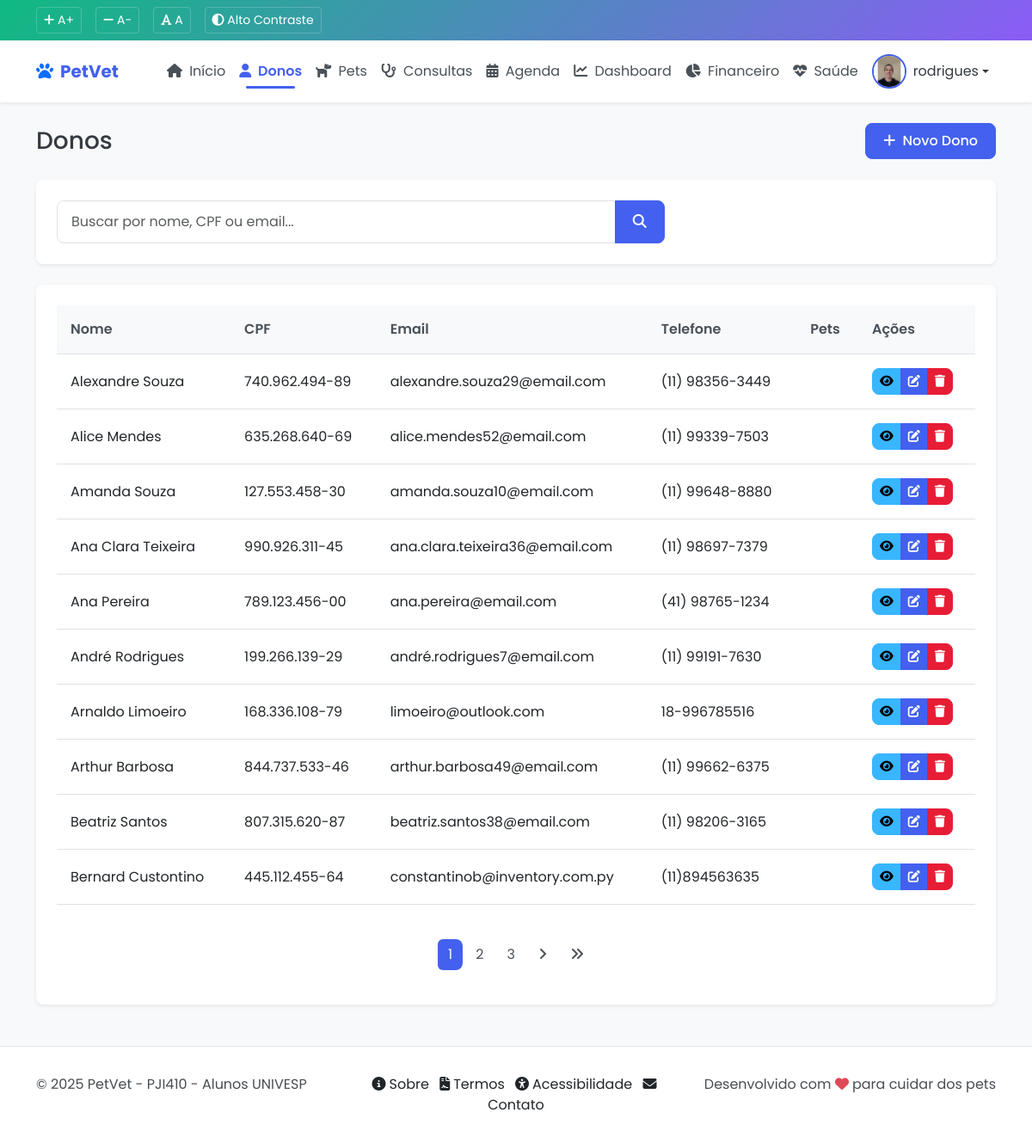
Screenshot of /core/donos/ (signed in) with the database file from the repository.
### core/models.py (models this page shows, shortened)
class Profile(models.Model):
    user = models.OneToOneField(User, on_delete=models.CASCADE, related_name='profile')
    avatar = models.ImageField(upload_to='avatars/', null=True, blank=True)
    bio = models.TextField(max_length=500, blank=True)
    telefone = models.CharField(max_length=15, blank=True)

class Dono(models.Model):
    nome = models.CharField(max_length=100)
    cpf = models.CharField(max_length=14, unique=True)
    telefone = models.CharField(max_length=15)
    email = models.EmailField(unique=True)
    endereco = models.TextField()
    data_cadastro = models.DateTimeField(auto_now_add=True)
    class Meta:
        verbose_name = 'Dono'
        verbose_name_plural = 'Donos'
        ordering = ['nome']

### core/views.py (the view)
# urls.py: path('donos/', views.dono_list, name='dono_list'),
@login_required
def dono_list(request):
    query = request.GET.get('q', '')
    if query:
        donos = Dono.objects.filter(
            Q(nome__icontains=query) |
            Q(cpf__icontains=query) |
            Q(email__icontains=query)
        ).order_by('nome')
    else:
        donos = Dono.objects.all().order_by('nome')
    paginator = Paginator(donos, 10)
    page_number = request.GET.get('page')
    page_obj = paginator.get_page(page_number)
    context = {
        'donos': page_obj,
        'query': query,
    }
    return render(request, 'core/dono/list.html', context)

### templates/core/dono/list.html (shortened to what this page needs)
{% extends 'base.html' %}
{% load static %}
{% block content %}
<div class="container">
    <div class="d-flex justify-content-between align-items-center mb-4">
        <h1 class="h3 mb-0">Donos</h1>
        <a href="{% url 'core:dono_create' %}" class="btn btn-primary">
            <i class="fas fa-plus me-1"></i> Novo Dono
        </a>
    </div>
    <div class="card mb-4">
        <div class="card-body">
            <form method="get" class="row g-3">
                <div class="col-md-8">
                    <div class="input-group">
                        <input type="text" name="q" class="form-control" placeholder="Buscar por nome, CPF ou email..." value="{{ query }}">
                        <button type="submit" class="btn btn-primary">
                            <i class="fas fa-search"></i>
                        </button>
                    </div>
                </div>
            </form>
        </div>
    </div>
    <div class="card">
        <div class="card-body">
            {% if donos %}
            <div class="table-responsive">
                <table class="table table-hover">
                    <thead>
                        <tr>
                            <th>Nome</th>
                            <th>CPF</th>
                            <th>Email</th>
                            <th>Telefone</th>
                            <th>Pets</th>
                            <th>Ações</th>
                        </tr>
                    </thead>
                    <tbody>
                        {% for dono in donos %}
                        <tr>
                            <td>{{ dono.nome }}</td>
                            <td>{{ dono.cpf }}</td>
                            <td>{{ dono.email }}</td>
                            <td>{{ dono.telefone }}</td>
                            <td>{{ dono.pet_set.count }}</td>
                            <td>
                                <div class="btn-group">
                                    <a href="{% url 'core:dono_detail' dono.pk %}" class="btn btn-sm btn-info" title="Detalhes">
                                        <i class="fas fa-eye"></i>
                                    </a>
                                    <a href="{% url 'core:dono_update' dono.pk %}" class="btn btn-sm btn-primary" title="Editar">
                                        <i class="fas fa-edit"></i>
                                    </a>
                                    <a href="{% url 'core:dono_delete' dono.pk %}" class="btn btn-sm btn-danger" title="Excluir">
                                        <i class="fas fa-trash"></i>
                                    </a>
                                </div>
                            </td>
                        </tr>
                        {% endfor %}
                    </tbody>
                </table>
            </div>
            {% if donos.paginator.num_pages > 1 %}
            <nav class="mt-4">
                <ul class="pagination justify-content-center">
                    {% for num in donos.paginator.page_range %}
                        {% if donos.number == num %}
                            <li class="page-item active"><span class="page-link">{{ num }}</span></li>
                        {% elif num > donos.number|add:'-3' and num < donos.number|add:'3' %}
                            <li class="page-item"><a class="page-link" href="?page={{ num }}{% if query %}&q={{ query }}{% endif %}">{{ num }}</a></li>
                        {% endif %}
                    {% endfor %}
                    {% if donos.has_next %}
                        <li class="page-item">
                            <a class="page-link" href="?page={{ donos.next_page_number }}{% if query %}&q={{ query }}{% endif %}" aria-label="Próxima">
                                <i class="fas fa-angle-right"></i>
                            </a>
                        </li>
                        <li class="page-item">
                            <a class="page-link" href="?page={{ donos.paginator.num_pages }}{% if query %}&q={{ query }}{% endif %}" aria-label="Última">
                                <i class="fas fa-angle-double-right"></i>
                            </a>
                        </li>
                    {% endif %}
                </ul>
            </nav>
            {% endif %}
            {% endif %}
        </div>
    </div>
</div>
{% endblock %}

### templates/base.html (shortened to what this page needs)
{% load static %}
<!DOCTYPE html>
<html lang="pt-br">
<head>
    <link href="https://cdn.jsdelivr.net/npm/bootstrap@5.3.0/dist/css/bootstrap.min.css" rel="stylesheet">
    <link rel="stylesheet" href="https://cdnjs.cloudflare.com/ajax/libs/font-awesome/6.4.0/css/all.min.css">
    <link href="https://cdn.jsdelivr.net/npm/fullcalendar@5.11.3/main.min.css" rel="stylesheet">
    <link href="{% static 'css/style.css' %}" rel="stylesheet">
    <link href="{% static 'css/accessibility.css' %}" rel="stylesheet">
</head>
<body>
    <div class="accessibility-bar">
        <div class="container">
            <div class="d-flex justify-content-between align-items-center">
                <div class="accessibility-controls">
                    <button id="increaseFont" aria-label="Aumentar tamanho da fonte">
                        <i class="fas fa-plus"></i> A+
                    </button>
                    <button id="decreaseFont" aria-label="Diminuir tamanho da fonte">
                        <i class="fas fa-minus"></i> A-
                    </button>
                    <button id="normalFont" aria-label="Tamanho normal da fonte">
                        <i class="fas fa-font"></i> A
                    </button>
                    <button id="highContrast" aria-label="Ativar alto contraste">
                        <i class="fas fa-adjust"></i> Alto Contraste
                    </button>
                </div>
            </div>
        </div>
    </div>
    <nav class="navbar navbar-expand-lg sticky-top" aria-label="Navegação principal">
        <div class="container">
            <a class="navbar-brand d-flex align-items-center" href="{% url 'core:index' %}">
                <i class="fas fa-paw me-2 text-primary" aria-hidden="true"></i>
                <span>PetVet</span>
            </a>
            <div class="collapse navbar-collapse" id="navbarNav">
                <ul class="navbar-nav ms-auto">
                    <li class="nav-item">
                        <a class="nav-link {% if request.resolver_match.url_name == 'index' %}active{% endif %}" href="{% url 'core:index' %}">
                            <i class="fas fa-home me-1" aria-hidden="true"></i> Início
                        </a>
                    </li>
                    {% if user.is_authenticated %}
                    <li class="nav-item">
                        <a class="nav-link {% if request.resolver_match.url_name == 'dono_list' %}active{% endif %}" href="{% url 'core:dono_list' %}">
                            <i class="fas fa-user me-1" aria-hidden="true"></i> Donos
                        </a>
                    </li>
                    <li class="nav-item">
                        <a class="nav-link {% if request.resolver_match.url_name == 'pet_list' %}active{% endif %}" href="{% url 'core:pet_list' %}">
                            <i class="fas fa-dog me-1" aria-hidden="true"></i> Pets
                        </a>
                    </li>
                    <li class="nav-item">
                        <a class="nav-link {% if request.resolver_match.url_name == 'consulta_list' %}active{% endif %}" href="{% url 'core:consulta_list' %}">
                            <i class="fas fa-stethoscope me-1" aria-hidden="true"></i> Consultas
                        </a>
                    </li>
                    <li class="nav-item">
                        <a class="nav-link {% if request.resolver_match.url_name == 'agenda_list' %}active{% endif %}" href="{% url 'core:agenda_list' %}">
                            <i class="fas fa-calendar-alt me-1" aria-hidden="true"></i> Agenda
                        </a>
                    </li>
                    <li class="nav-item">
                        <a class="nav-link {% if request.resolver_match.url_name == 'dashboard_veterinario' %}active{% endif %}" href="{% url 'core:dashboard_veterinario' %}">
                            <i class="fas fa-chart-line me-1" aria-hidden="true"></i> Dashboard
                        </a>
                    </li>
                    <li class="nav-item">
                        <a class="nav-link {% if request.resolver_match.url_name == 'dashboard_financeiro' %}active{% endif %}" href="{% url 'core:dashboard_financeiro' %}">
                            <i class="fas fa-chart-pie me-1" aria-hidden="true"></i> Financeiro
                        </a>
                    </li>
                    <li class="nav-item">
                        <a class="nav-link {% if request.resolver_match.url_name == 'dashboard_saude' %}active{% endif %}" href="{% url 'core:dashboard_saude' %}">
                            <i class="fas fa-heartbeat me-1" aria-hidden="true"></i> Saúde
                        </a>
                    </li>
                    {% endif %}
                </ul>
                {% if user.is_authenticated %}
                <div class="d-flex align-items-center">
                    <div class="user-profile">
                        <div class="dropdown">
                            <a href="#" class="d-flex align-items-center text-decoration-none dropdown-toggle" id="userDropdown" data-bs-toggle="dropdown" aria-expanded="false">
                                {% if user.profile.avatar %}
                                    <img src="{{ user.profile.avatar.url }}" alt="{{ user.username }}" class="user-avatar">
                                {% else %}
                                    <div class="user-avatar-placeholder">
                                        <i class="fas fa-user"></i>
                                    </div>
                                {% endif %}
                                <span class="ms-2">{{ user.username }}</span>
                            </a>
                        </div>
                    </div>
                </div>
                {% endif %}
            </div>
        </div>
    </nav>
    <main id="main-content" class="py-4">
        {% block content %}{% endblock %}
    </main>
    <footer>
        <div class="container">
            <div class="row">
                <div class="col-md-4">
                    <p class="mb-0">&copy; 2025 PetVet - PJI410 - Alunos UNIVESP</p>
                </div>
                <div class="col-md-4 text-center">
                    <a href="{% url 'core:about' %}" class="text-decoration-none text-dark me-2">
                        <i class="fas fa-info-circle me-1"></i>Sobre
                    </a>
                    <a href="{% url 'core:terms' %}" class="text-decoration-none text-dark me-2">
                        <i class="fas fa-file-contract me-1"></i>Termos
                    </a>
                    <a href="{% url 'core:accessibility' %}" class="text-decoration-none text-dark me-2">
                        <i class="fas fa-universal-access me-1"></i>Acessibilidade
                    </a>
                    <a href="{% url 'core:contact' %}" class="text-decoration-none text-dark">
                        <i class="fas fa-envelope me-1"></i>Contato
                    </a>
                </div>
                <div class="col-md-4 text-md-end">
                    <p class="mb-0">
  Desenvolvido com <span class="pulse-flip-container"><i class="fas fa-heart text-danger pulse-flip" aria-hidden="true"></i></span> para cuidar dos pets
</p>
                </div>
            </div>
        </div>
    </footer>
</body>
</html>

### rows the page displays
Dono: nome "Alexandre Souza", cpf "740.962.494-89", email "alexandre.souza29@email.com", telefone "(11) 98356-3449"
Dono: nome "Alice Mendes", cpf "635.268.640-69", email "alice.mendes52@email.com", telefone "(11) 99339-7503"
Dono: nome "Amanda Souza", cpf "127.553.458-30", email "amanda.souza10@email.com", telefone "(11) 99648-8880"
Dono: nome "Ana Clara Teixeira", cpf "990.926.311-45", email "ana.clara.teixeira36@email.com", telefone "(11) 98697-7379"
Dono: nome "Ana Pereira", cpf "789.123.456-00", email "ana.pereira@email.com", telefone "(41) 98765-1234"
Dono: nome "André Rodrigues", cpf "199.266.139-29", email "andré.rodrigues7@email.com", telefone "(11) 99191-7630"
Dono: nome "Arnaldo Limoeiro", cpf "168.336.108-79", email "limoeiro@outlook.com", telefone "18-996785516"
Dono: nome "Arthur Barbosa", cpf "844.737.533-46", email "arthur.barbosa49@email.com", telefone "(11) 99662-6375"
Dono: nome "Beatriz Santos", cpf "807.315.620-87", email "beatriz.santos38@email.com", telefone "(11) 98206-3165"
Dono: nome "Bernard Custontino", cpf "445.112.455-64", email "constantinob@inventory.com.py", telefone "(11)894563635"

### other values shown
{{ user.username }} "rodrigues"
{{ num }} "1"
{{ num }} "2" "3"
